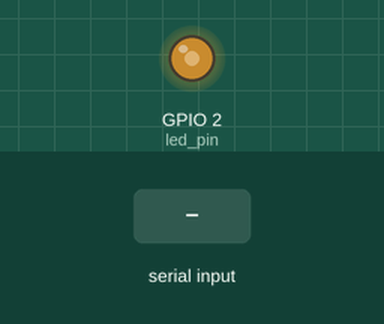
This sketch was run on a simulated ESP32. On the bench: output pins drawn as LEDs (lit = HIGH). Inputs (shaded band) come from the test bench. What the sketch prints to the serial monitor is not drawn.

Above: at 1.2 s.
1.3 s: "90,45\n" received over Serial
4.3 s: "0\n" received over Serial
Timing chart, 0 to 13.3 s (numbered marks = the images above; inputs shaded):
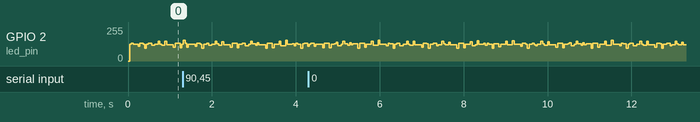

The sketch:

L4_Queues.ino
```cpp
/*
 * ************ DigiKey Introduction to RTOS Part 5******************
 * Topic: Queues
 * Problem:
 * Task A should print any new messages it receives from Queue 2.
 * Additionally, it should read any Serial input from the user and echo back this input to the serial input.
 * If the user enters “delay” followed by a space and a number, it should send that number to Queue 1.

 * Task B should read any messages from Queue 1.
 * If it contains a number, it should update its delay rate to that number (milliseconds).
 * It should also blink an LED at a rate specified by that delay.
 * Additionally, every time the LED blinks 100 times, it should send the string “Blinked” to Queue 2.
 * You can also optionally send the number of times the LED blinked (e.g. 100) as part of struct that encapsulates the string and this number.

 * https://www.youtube.com/watch?v=Qske3yZRW5I&list=PLEBQazB0HUyQ4hAPU1cJED6t3DU0h34bz&index=4
 * File path: C:\..\Arduino15\packages\esp32\hardware\esp32\2.0.5\tools\sdk\esp32\include\freertos
*/

#include <stdio.h>
#include <string.h>

#if CONFIG_FREERTOS_UNICORE
  static const BaseType_t app_cpu = 0;
#else
  static const BaseType_t app_cpu = 1;
#endif

#define END_CHAR                  0x0D
#define END_CHAR_BYTE             1
#define MAX_DELAY_CMD_LEN         12
#define MAX_MESSAGE_LEN           15
#define TWOBYTE_DIGITS_DEC        5
#define BLINK_MSG_THRESHOLD       100

typedef struct _messageItem {
  char str[MAX_MESSAGE_LEN];
  uint8_t len;
  uint8_t numBlinks;
} messageItem_t;

//Simple linked list implementation
typedef struct _listMember listMember;
struct _listMember {
  char input;
  listMember* nextMember;
};

static const uint8_t delayStrLen = 6;
static const char delayStr[delayStrLen] = {'d', 'e', 'l', 'a', 'y', ' '};

static TaskHandle_t hnl_A = NULL;
static TaskHandle_t hnl_B = NULL;

static QueueHandle_t queue_1;
static QueueHandle_t queue_2;

static messageItem_t messageBuff;
static char blinkMessage[] = "Blinked";

static const int led_pin = LED_BUILTIN;

listMember *firstMember = NULL;
listMember *currMember = NULL;

uint16_t exp(uint8_t base, uint8_t pow)
{
  uint16_t result = base;
  if(pow == 0)
  {
    return 1;
  }
  for(uint8_t i = 1; i < pow; i++)
  {
    result*= base;
  }
  return result;
}

//Add an item to a linked list
void addListMember(char newInput)
{
  listMember *prevMember;
  prevMember = currMember;
  currMember = (listMember*)pvPortMalloc(sizeof(listMember)); //Allocate memory for a new list item. Add it to the list.

  currMember->nextMember = NULL;
  currMember->input = newInput;

  if(prevMember == NULL){ //Check to see if this is the first member added to the linked list
    firstMember = currMember;
  }
  else{ //If there are previously existing linked list members, update the previous to point to the new addition
    prevMember->nextMember = currMember;
  }
}

// Print the linked list to the screen
void printList(void) {
  if(firstMember == NULL) return;

  listMember* printMember;
  printMember = firstMember;
  while(printMember != NULL) {
    Serial.print(printMember->input);
    printMember = printMember->nextMember; //Move the first pointer to point to the next member in the list
  }
  Serial.println();
}

// Free the linked list
void freeList(void) {

  listMember* freeMember;
  freeMember = firstMember;
  while(freeMember != NULL) {
    firstMember = firstMember->nextMember;
    vPortFree(freeMember);
    freeMember = firstMember;
  }
  currMember = NULL;
}


// This function is ugly but no real point in optimizing at this point.
// Maybe use a doubly linked list? Or add index parameter to LL item, or count variable?
uint16_t isDelayCommand() {
  if(firstMember == NULL) { return 0; }

  listMember* checkMember = firstMember;
  uint16_t delay = 0;
  uint8_t numDigits = 0;
  char numStr[TWOBYTE_DIGITS_DEC];
  uint16_t result = 0;
  Serial.println("isDelayCommand");
  // Check if the beginning of the string == 'Delay '
  for(uint8_t i = 0; i < delayStrLen; i++)
  {
    if((delayStr[i] != checkMember->input) || (checkMember == NULL)) {
      return 0;
    }
    if(checkMember->nextMember != NULL) {
      checkMember = checkMember->nextMember;
    }
  }

  Serial.println("Delay string found");

  for(numDigits = 0; (checkMember != NULL ) && (checkMember->input != END_CHAR); numDigits++)
  {
    Serial.print("Numdigits");
    Serial.println(numDigits);
    Serial.print("checkMember->input");
    Serial.println(checkMember->input);
    // if((checkMember->nextMember == NULL ) || (checkMember->input == END_CHAR)){
    //   Serial.println("breaking");
    //   break;
    // }
    if((checkMember->input < '0') || (checkMember->input > '9')) {
      return 0;
    }

    numStr[numDigits] = checkMember->input -'0';

    // if(checkMember->nextMember != NULL) {
    checkMember = checkMember->nextMember;
    // }
  }

  if(numDigits > TWOBYTE_DIGITS_DEC) { return 0xffff; }

  Serial.println("delay found");
  Serial.println((int)numStr[0]);
  Serial.println(numDigits);

  for(uint8_t i = 0; i < numDigits; i++) {
    Serial.println("numDigits loop");
    result += numStr[i] * exp(10, numDigits - i - 1);
  }
  Serial.print("delay detected: ");
  Serial.print(result);
  return result;
}

uint16_t receiveSerialInput()
{
  uint16_t delay;
  char newChar;
  while(Serial.available() > 0) {
    newChar = Serial.read();
    addListMember(newChar);
    if(newChar == END_CHAR) {
      continue;
    }
  }
  delay = isDelayCommand();
  printList();
  freeList();
  return delay;
}

void tsk_A(void * parameter) {
  messageItem_t msg;
  char newChar;
  uint16_t delay;
  while(1)
  {
    //Serial.println("Task A");
    if(xQueueReceive(queue_1, (void *)&msg, 0) ==pdTRUE)
    {
      Serial.print("Message length ");
      Serial.println(msg.len);
      for(uint8_t i = 0; i < msg.len; i++) {
        Serial.print(msg.str[i]);
      }
    }

    delay = receiveSerialInput();
    if(delay) {
      if (xQueueSend(queue_2, (void *)&delay, 10) != pdTRUE) {
        Serial.println("Queue full");
      }
    }

    vTaskDelay(10);
  }
}

void tsk_B(void * parameter) {
  uint16_t delay;
  uint16_t tempDelay;
  uint8_t blinks;
  while(1) {
    if(xQueueReceive(queue_2, (void *)&tempDelay, 0) ==pdTRUE)
    {
      delay = tempDelay;
    }

    digitalWrite(led_pin, HIGH);
    vTaskDelay(delay / portTICK_PERIOD_MS);
    digitalWrite(led_pin, LOW);
    vTaskDelay(delay / portTICK_PERIOD_MS);
    blinks++;
    if(blinks == BLINK_MSG_THRESHOLD) {
      //Serial.println("Task B");
      messageItem_t msg;
      strlcpy(&msg.str[0], "Blinked", sizeof("Blinked"));
      msg.len = sizeof("Blinked");
      msg.numBlinks = blinks;
      if(xQueueSend(queue_1, (void *)&msg, 10) != pdTRUE) {
        Serial.println("Queue 1 full");
      }
      Serial.println("Msg sent");
      blinks = 0;
    }
    //vTaskDelay(delay / portTICK_PERIOD_MS);
  }
}

void setup() {
  Serial.begin(19200);
  Serial.println("Printing");
  pinMode(led_pin, OUTPUT);

  queue_1 = xQueueCreate(5, sizeof(messageItem_t)); // Create queue before using it in tasks
  queue_2 = xQueueCreate(10, sizeof(uint16_t));

  BaseType_t result = xTaskCreatePinnedToCore(tsk_A,
                                              "task A",
                                              10000,
                                              NULL,
                                              1,
                                              &hnl_A,
                                              app_cpu);

  if(result != pdPASS)
  {
    Serial.println("Task creation failed");
  }

  result = xTaskCreatePinnedToCore(tsk_B,
                          "task B",
                          10000,
                          NULL,
                          1,
                          &hnl_B,
                          app_cpu);

  if(result != pdPASS)
  {
    Serial.println("Task creation failed");
  }
}


// This function is required for arduino to build this code.
// Can't be deleted so just stick a delay in there to prevent it from hogging every tick
void loop() {
  vTaskDelay(0xffff);
  Serial.println("Stupid loop"); // This is stupid, therefor print stupid
}
```
